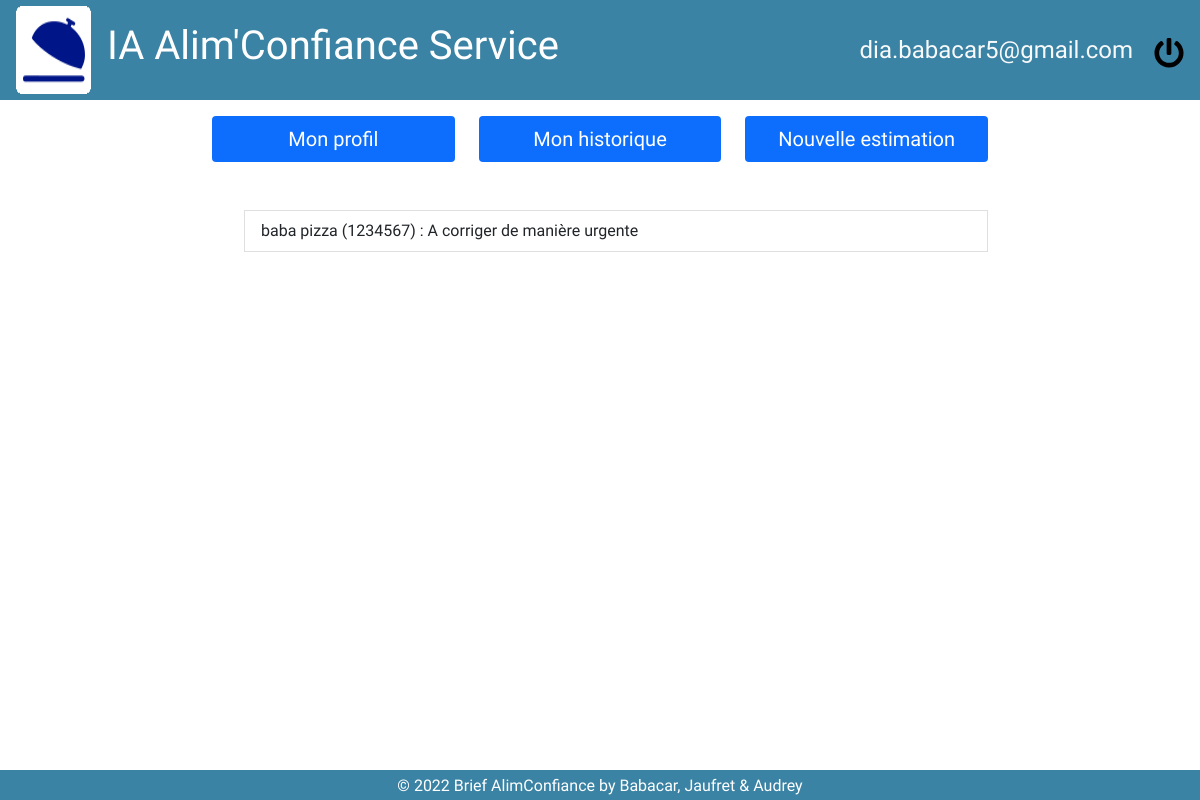
Screenshot of /historique (signed in) with the database file from the repository.
### app/models.py (models this page shows)
class User(db.Model, UserMixin):
    id = db.Column(db.Integer, primary_key=True)
    email = db.Column(db.String(150), unique=True)
    password = db.Column(db.String(150))
    first_name = db.Column(db.String(150))
    estimation = db.relationship('Estimation')

class Estimation(db.Model):
    id = db.Column(db.Integer, primary_key=True)
    result = db.Column(db.String(10000))
    date = db.Column(db.DateTime(timezone=True), default=func.now())
    user_id = db.Column(db.Integer, db.ForeignKey('user.id'))

### app/views.py (the view)
@views.route('/historique')
@login_required
def historique():
    return render_template("views/user_historique.html", user=current_user)

### app/__init__.py (called while the page is built)
def create_app():
    app = Flask(__name__)
    app.config['ENV'] = 'development'
    app.config['DEBUG'] = True
    app.config['SECRET_KEY'] = 'test'
    app.config['SQLALCHEMY_DATABASE_URI'] = f'sqlite:///{DB_NAME}'
    app.config['SQLALCHEMY_TRACK_MODIFICATIONS'] = True
    db.init_app(app)
    from .views import views
    from .auth import auth
    app.register_blueprint(views, url_prefix='/')
    app.register_blueprint(auth, url_prefix='/')
    from .models import User, Estimation
    create_database(app)
    login_manager = LoginManager()
    login_manager.login_view = 'auth.login'
    login_manager.init_app(app)
    @login_manager.user_loader
    def load_user(id):
        return User.query.get(int(id))
    return app

### app/templates/views/user_historique.html
{% extends "layout.html" %}
{% block main %}
    {% include "navigation.html" %}
    <ul>
    {% for estimation in user.estimation %}
    <li class="list-group-item">
      {{ estimation.result }}
    </li>
    {% endfor %}
    </ul>
{% endblock %}

### app/templates/layout.html (shortened to what this page needs)
<!doctype html>
<html lang="fr">
    <head>
        <link rel="stylesheet" href="https://cdn.jsdelivr.net/npm/bootstrap@5.1.3/dist/css/bootstrap.min.css">
		<link rel="stylesheet" href="{{ url_for('static', filename='css/main.css') }}">
    </head>
    <body>
        <header class="d-flex align-items-center justify-content-between px-3 py-1">
            <div id="logo" class="d-flex flex-row">
                <img src="{{ url_for('static', filename='img/logo-alimconfiance.png') }}" alt="logo">
                <h1 class="px-3 py-3">IA Alim'Confiance Service</h1>
            </div>
            <div>
                <a href="/profil" class="text-decoration-none text-light text-right fs-4 px-3">{{current_user.email}}</a>
                <a href="/logout" class=""><img src="{{ url_for('static', filename='img/power-off-solid.svg') }}" alt="disconnect" height="30px"></a>
            </div>
        </header>
        <main class="container">
            {% block main %}{% endblock %}
        </main>
        <footer class="pt-1 fixed-bottom text-center">
            © 2022 Brief AlimConfiance by Babacar, Jaufret & Audrey
        </footer>
    </body>
</html>

### app/static/css/main.css (style rules this page uses)
body { font-family: 'Dosis', sans-serif; width: 100vw; }
header { height: 100px; width: 100%; background-color: #3b83a4; color: white; font-size: 20px; }
.container { max-width: 800px; min-height: calc(100vh - 130px); }
footer { width: 100%; height: 30px; background-color: #3b83a4; color: white; }

### rows the page displays
User: email "dia.babacar5@gmail.com"
Estimation: result "baba pizza (1234567) : A corriger de manière urgente"
